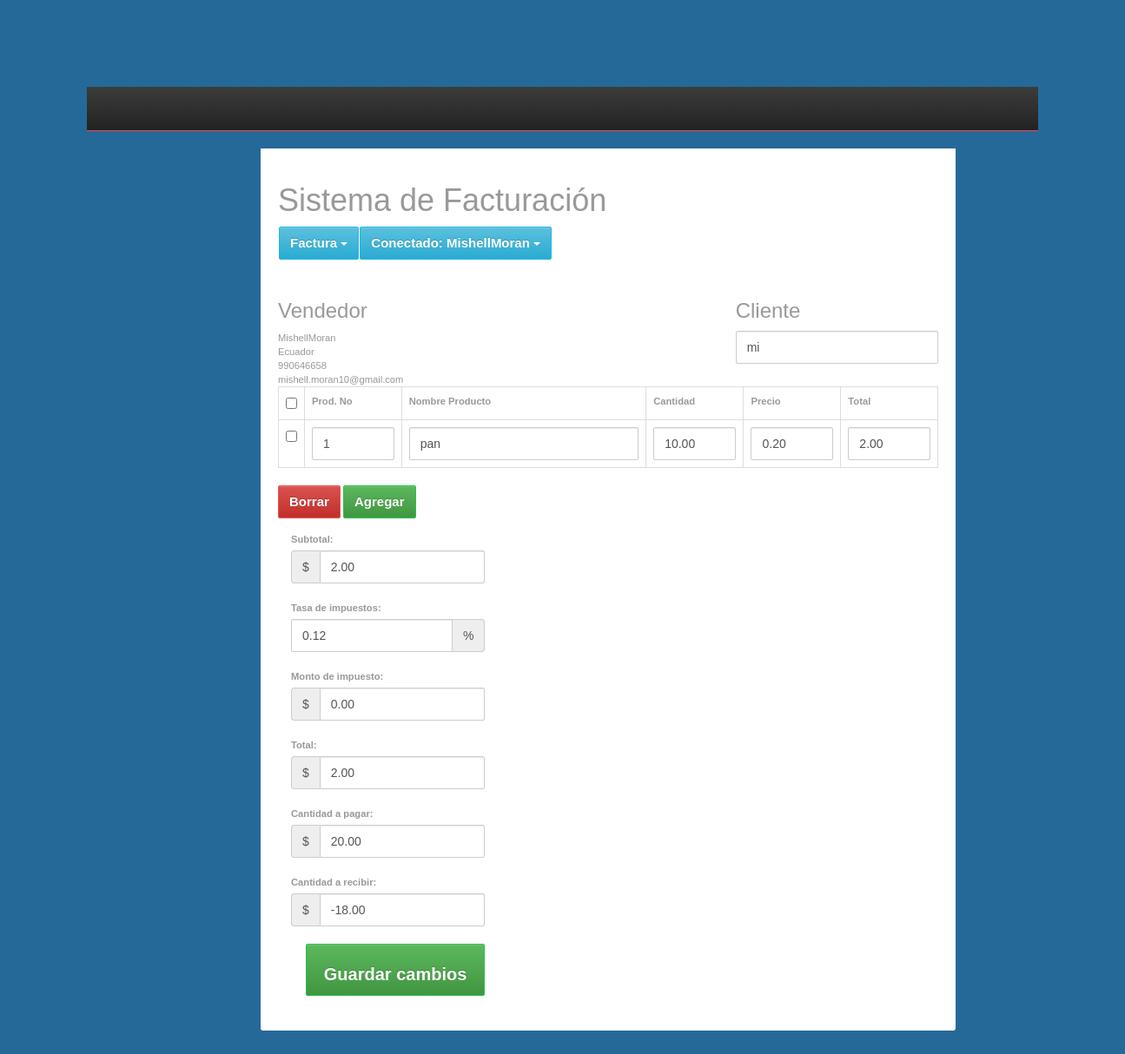
Screenshot of /edit_invoice.php?update_id=1 (signed in) with the database file from the repository.
### tables this page shows
CREATE TABLE `factura_orden` (
  `order_id` int(11) NOT NULL,
  `user_id` int(11) NOT NULL,
  `order_date` timestamp NOT NULL DEFAULT current_timestamp(),
  `order_receiver_name` varchar(250) NOT NULL,
  `order_receiver_address` text NOT NULL,
  `order_total_before_tax` decimal(10,2) NOT NULL,
  `order_total_tax` decimal(10,2) NOT NULL,
  `order_tax_per` varchar(250) NOT NULL,
  `order_total_after_tax` double(10,2) NOT NULL,
  `order_amount_paid` decimal(10,2) NOT NULL,
  `order_total_amount_due` decimal(10,2) NOT NULL,
  `note` text NOT NULL
);

CREATE TABLE `factura_orden_producto` (
  `order_item_id` int(11) NOT NULL,
  `order_id` int(11) NOT NULL,
  `item_code` varchar(250) NOT NULL,
  `item_name` varchar(250) NOT NULL,
  `order_item_quantity` decimal(10,2) NOT NULL,
  `order_item_price` decimal(10,2) NOT NULL,
  `order_item_final_amount` decimal(10,2) NOT NULL
);

### Invoice.php (called while the page is built, shortened)
<?php
class Invoice{
	private $host  = 'localhost';
    private $user  = 'root';
    private $password   = "";
    private $database  = "moranrios_e1";
    private $invoiceOrderTable = 'factura_orden';
	private $invoiceOrderItemTable = 'factura_orden_producto';
	private $dbConnect = false;
    public function __construct(){
        if(!$this->dbConnect){
            $conn = new mysqli($this->host, $this->user, $this->password, $this->database);
            if($conn->connect_error){
                die("Error failed to connect to MySQL: " . $conn->connect_error);
            }else{
                $this->dbConnect = $conn;
            }
        }
    }
	private function getData($sqlQuery) {
		$result = mysqli_query($this->dbConnect, $sqlQuery);
		$data= array();
		while ($row = mysqli_fetch_assoc($result)) {
			$data[]=$row;
		}
		return $data;
	}
	public function getInvoice($invoiceId){
		$sqlQuery = "
			SELECT * FROM ".$this->invoiceOrderTable."
			WHERE user_id = '".$_SESSION['userid']."' AND order_id = '$invoiceId'";
		$result = mysqli_query($this->dbConnect, $sqlQuery);
		$row = mysqli_fetch_assoc($result);
		return $row;
	}
	public function getInvoiceItems($invoiceId){
		$sqlQuery = "
			SELECT * FROM ".$this->invoiceOrderItemTable."
			WHERE order_id = '$invoiceId'";
		return  $this->getData($sqlQuery);
	}
}
?>

### edit_invoice.php (the view, shortened to what this page needs)
<?php
include('header.php');
include 'Invoice.php';
$invoice = new Invoice();
$invoice->checkLoggedIn();
if(!empty($_GET['update_id']) && $_GET['update_id']) {
	$invoiceValues = $invoice->getInvoice($_GET['update_id']);
	$invoiceItems = $invoice->getInvoiceItems($_GET['update_id']);
}
?>
<link href="css/style.css" rel="stylesheet">
<?php include('container.php');?>
<div class="container content-invoice">
    	<form action="" id="invoice-form" method="post" class="invoice-form" role="form" novalidate>
	    	<div class="load-animate animated fadeInUp">
		    	<div class="row">
		    		<div class="col-xs-8 col-sm-8 col-md-8 col-lg-8">
		    			<h1 class="title">Sistema de Facturación </h1>
						<?php include('menu.php');?>
		    		</div>
		    	</div>
		    	<div class="row">
		      		<div class="col-xs-12 col-sm-4 col-md-4 col-lg-4">
		      			<h3>Vendedor</h3>
						<?php echo $_SESSION['user']; ?><br>
						<?php echo $_SESSION['address']; ?><br>
						<?php echo $_SESSION['mobile']; ?><br>
						<?php echo $_SESSION['email']; ?><br>
		      		</div>
		      		<div class="col-xs-12 col-sm-4 col-md-4 col-lg-4 pull-right">
		      			<h3>Cliente</h3>
		      			<div class="form-group">
							<input value="<?php echo $invoiceValues['order_receiver_name']; ?>" type="text" class="form-control" name="companyName" id="companyName" placeholder="Nombre" autocomplete="off">
						</div>
		      		</div>
		      	</div>
		      	<div class="row">
		      		<div class="col-xs-12 col-sm-12 col-md-12 col-lg-12">
<table class="table table-bordered table-hover" id="invoiceItem">
<tr>
    <th width="2%"><input id="checkAll" class="formcontrol" type="checkbox"></th>
<th width="15%">Prod. No</th>
<th width="38%">Nombre Producto</th>
<th width="15%">Cantidad</th>
<th width="15%">Precio</th>
<th width="15%">Total</th>
</tr>
<?php
$count = 0;
foreach($invoiceItems as $invoiceItem){
    $count++;
?>
<tr>
    <td><input class="itemRow" type="checkbox"></td>
    <td><input type="text" value="<?php echo $invoiceItem["item_code"]; ?>" name="productCode[]" id="productCode_<?php echo $count; ?>" class="form-control" autocomplete="off"></td>
    <td><input type="text" value="<?php echo $invoiceItem["item_name"]; ?>" name="productName[]" id="productName_<?php echo $count; ?>" class="form-control" autocomplete="off"></td>
    <td><input type="number" value="<?php echo $invoiceItem["order_item_quantity"]; ?>" name="quantity[]" id="quantity_<?php echo $count; ?>" class="form-control quantity" autocomplete="off"></td>
    <td><input type="number" value="<?php echo $invoiceItem["order_item_price"]; ?>" name="price[]" id="price_<?php echo $count; ?>" class="form-control price" autocomplete="off"></td>
    <td><input type="number" value="<?php echo $invoiceItem["order_item_final_amount"]; ?>" name="total[]" id="total_<?php echo $count; ?>" class="form-control total" autocomplete="off"></td>
</tr>
<?php } ?>
</table>
		      		</div>
		      	</div>
		      	<div class="row">
		      		<div class="col-xs-12 col-sm-3 col-md-3 col-lg-3">
		      			<button class="btn btn-danger delete" id="removeRows" type="button">Borrar</button>
		      			<button class="btn btn-success" id="addRows" type="button">Agregar</button>
		      		</div>
		      	</div>
		      	<div class="row">
		      		<div class="col-xs-12 col-sm-8 col-md-8 col-lg-8">
						</div>
						<br>
		      		</div>
		      		<div class="col-xs-12 col-sm-4 col-md-4 col-lg-4">
						<span class="form-inline">
							<div class="form-group">
								<label>Subtotal: &nbsp;</label>
								<div class="input-group">
									<div class="input-group-addon currency">$</div>
									<input value="<?php echo $invoiceValues['order_total_before_tax']; ?>" type="number" class="form-control" name="subTotal" id="subTotal" placeholder="Subtotal">
								</div>
							</div>
							<div class="form-group">
								<label>Tasa de impuestos: &nbsp;</label>
								<div class="input-group">
									<input value="<?php echo $invoiceValues['order_tax_per']; ?>" type="number" class="form-control" name="taxRate" id="taxRate" placeholder="Tasa de impuesto">
									<div class="input-group-addon">%</div>
								</div>
							</div>
							<div class="form-group">
								<label>Monto de impuesto: &nbsp;</label>
								<div class="input-group">
									<div class="input-group-addon currency">$</div>
									<input value="<?php echo $invoiceValues['order_total_tax']; ?>" type="number" class="form-control" name="taxAmount" id="taxAmount" placeholder="Monto de impuesto">
								</div>
							</div>
							<div class="form-group">
								<label>Total: &nbsp;</label>
								<div class="input-group">
									<div class="input-group-addon currency">$</div>
									<input value="<?php echo $invoiceValues['order_total_after_tax']; ?>" type="number" class="form-control" name="totalAftertax" id="totalAftertax" placeholder="Total">
								</div>
							</div>
							<div class="form-group">
								<label>Cantidad a pagar: &nbsp;</label>
								<div class="input-group">
									<div class="input-group-addon currency">$</div>
									<input value="<?php echo $invoiceValues['order_amount_paid']; ?>" type="number" class="form-control" name="amountPaid" id="amountPaid" placeholder="Cantidad a pagar">
								</div>
							</div>
							<div class="form-group">
								<label>Cantidad a recibir: &nbsp;</label>
								<div class="input-group">
									<div class="input-group-addon currency">$</div>
									<input value="<?php echo $invoiceValues['order_total_amount_due']; ?>" type="number" class="form-control" name="amountDue" id="amountDue" placeholder="Cantidad a recibir">
								</div>
							</div><div class="form-group">
			      			<input data-loading-text="Updating Invoice..." type="submit" name="invoice_btn" value="Guardar cambios" class="btn btn-success submit_btn invoice-save-btm">
			      		</div>
						</span>
					</div>
		      	</div>
		      	<div class="clearfix"></div>
	      	</div>
    </div>
<?php include('footer.php');?>

### css/style.css (style rules this page uses)
.btn-success, .panel-success { background-color: #27c24c !important; border-color: #27c24c !important; color: #fff !important; }
.btn-danger, .panel-danger { background-color: #f05050; border-color: #f05050; color: #fff !important; }
input[type=number] { -moz-appearance: textfield; }
.form-inline .form-group { margin-bottom: 20px; float: right; }
.invoice-save-btm { height:60px;padding:20px;font-size:20px; }

### header.php (style rules this page uses)
.form-control, .btn { min-height: 38px; border-radius: 2px; }
.btn { font-size: 15px; font-weight: bold; }

### edit_invoice.php (style rules this page uses)
body { font-family: Arial; background-color: #256999; box-sizing: border-box; padding: 100px; }
form { background-color: white; border-radius: 0 0 3px 3px; color: #999; font-size: 0.8em; padding: 20px; margin: 0 auto; width: 800px; }

### rows the page displays
factura_orden: companyName "mi", subTotal "2.00", taxRate "0.12", taxAmount "0.00", totalAftertax "2.00", amountPaid "20.00", amountDue "-18.00"
factura_orden_producto: item_code "1", item_name "pan", order_item_quantity "10.00", order_item_price "0.20", order_item_final_amount "2.00"

### other values shown
$_SESSION['user'] "MishellMoran"
$_SESSION['address'] "Ecuador"
$_SESSION['mobile'] "990646658"
$_SESSION['email'] "mishell.moran10@gmail.com"
